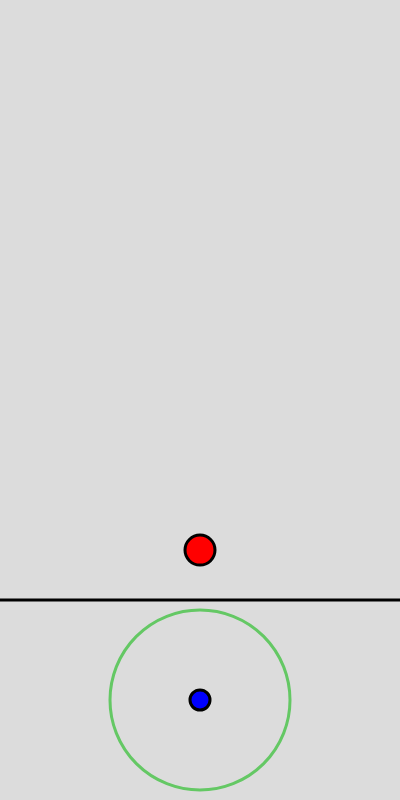
Frame 1 (no input)
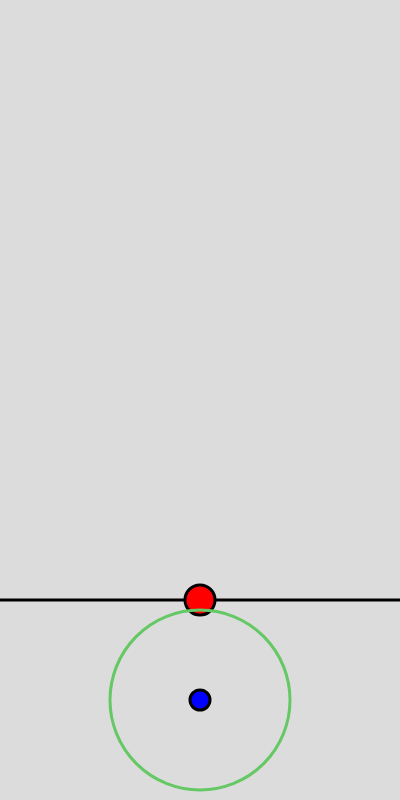
Frame 60 (no input)
Frame 120 (the mouse pressed at the canvas centre since frame 60): identical to frame 60, image omitted

The p5.js sketch that drew these frames (run headless with seeded random() and noise() and a simulated clock; from frame 60 on, the mouse is pressed at the canvas centre):

// p5.js sketch
// ── sketch.js
let j;         // JUMPER
let js = 30;   // JUMPER SIZE
const g = 0.1; // GRAVITY
let c;         // CONTROLLER 

const cX = 200; //CONTROLLER LOCATIONS 
const cY = 700; // ^ 

function touchStarted()
{
  if ((dist(mouseX, mouseY, cX, cY) <= js))
  {
    //console.log("Clicked!"); 
    c.isGrabbed = true; 
  }
  return false;
}

function touchEnded()
{
  if (c.isGrabbed)
  {
    translate(200, 700); 
    c.isGrabbed = false;  
    let newVel; 
    mouseLoc = new p5.Vector(min(90, (mouseX - 200)), min(90, (mouseY - 700)));
  
   // console.log("Subtracting ML " + mouseLoc + " and CL " + circlLoc); 
    console.log(mouseLoc); 
    j.addVelocity(mouseLoc); 
    translate(0,0);
  } 
  return false; 
}

function setup() {
    createCanvas(400, 800);
    let startingPos = createVector(200,550); 
    let startingV = createVector(0, 0); // (0, -10)

    j =  new Jumper(startingPos, js, startingV); 
    c = new Controller(cX, cY, 20, 180); 
    strokeWeight(3); 
  }
  
  function draw() {
    background(220);
    stroke(0); 
    line(0, 600, 400, 600); 

    j.update(); 
    j.show(); 
    c.show(); 
  }
// ── controller.js
class Controller {
    constructor(x, y, sizeInner, sizeOuter)
    {
        this.x = x;
        this.origX = x;
        this.y = y;
        this.origY = y; 

        this.sizeInner = sizeInner;
        this.sizeOuter = sizeOuter;
        this.isGrabbed = false; 
    }

    show()
    {
        fill(0,0,255); 
        // Inner circle
        if (c.isGrabbed == true)
        {
            circle(mouseX, mouseY, this.sizeInner); 
        } else {
            circle(this.x, this.y, this.sizeInner); 
        }


        // Outer Circle
        noFill(); 
        stroke(100, 200, 100); 
        circle(this.origX, this.origY, this.sizeOuter); 

    }
}
// ── jumper.js
class Jumper {

    constructor(pos, size, velocity)
    {
        this.x = pos.x
        this.y = pos.y 
        this.size = size; 
        this.velocity = velocity; 
    }

    show()
    {
        fill(255, 0, 0); 
        circle(this.x, this.y, this.size)
    }

    addVelocity(velocity)
    {
        this.velocity.x += velocity.x * -0.1;
        this.velocity.y += velocity.y * -0.1;  
    }

    update()
    {
        this.x += this.velocity.x;
        this.velocity.y += g; 
        this.y += this.velocity.y;    
        //console.log("Updating Velocity" + this.velocity); 
        //console.log(this.y)
        if (this.y >= 600)
            {
                this.y = 600
                this.velocity.y = 0; 
                this.velocity.x = 0; 
            }
        if (this.x >= 400)
        {
            this.x = 400; 
            this.velocity.x = 0; 
        }
        if (this.x <=0)
        {
            this.x = 0; 
            this.velocity.x = 0; 
        }
    }
}
